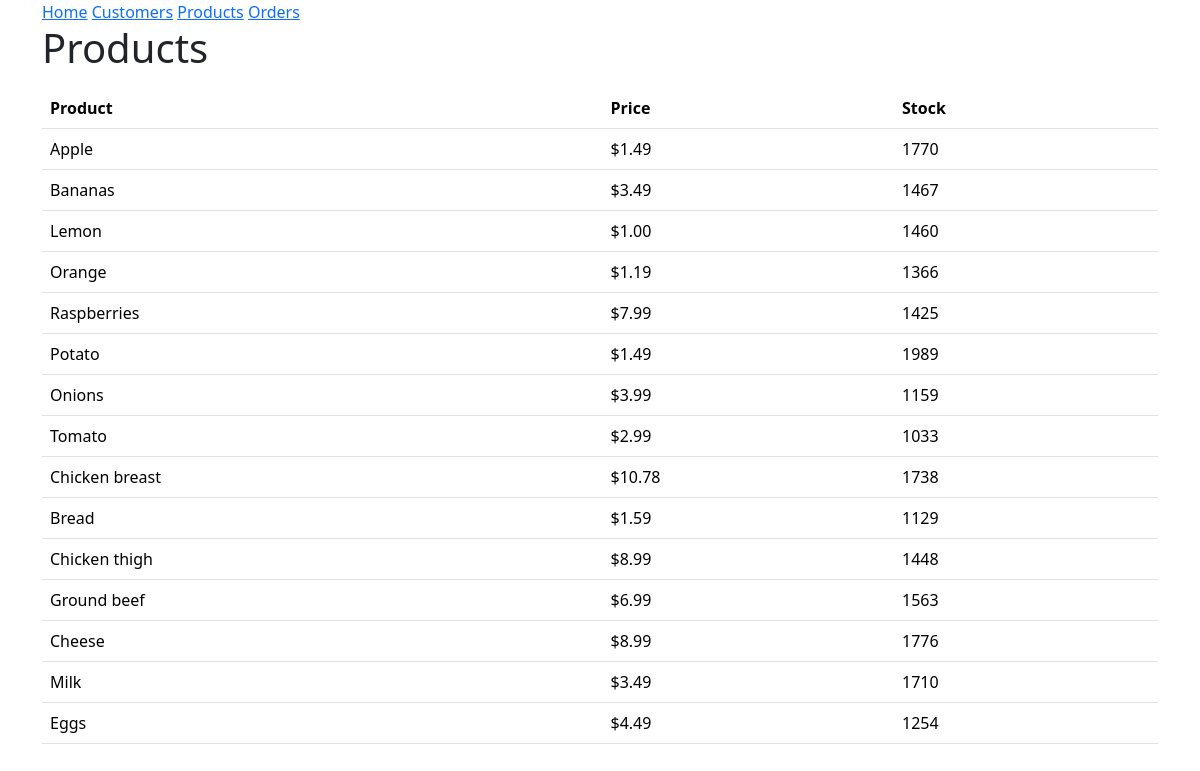
/products, run on an earlier commit of the app's database.
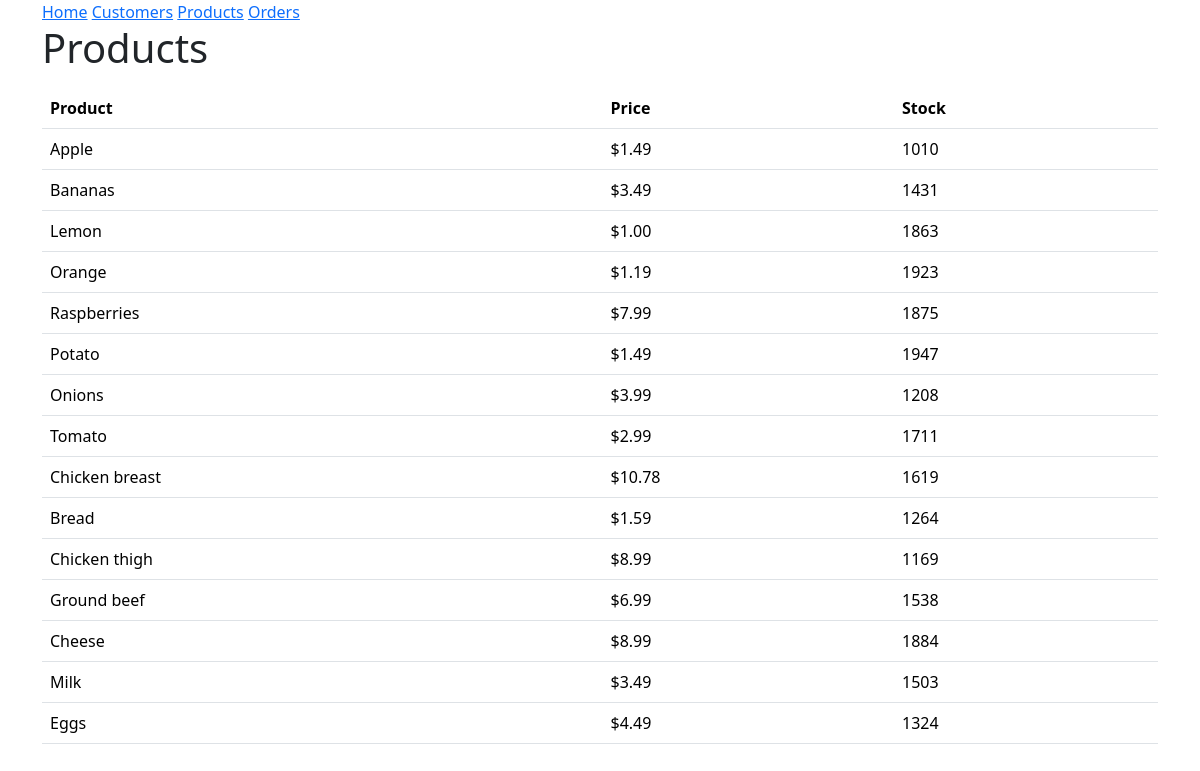
And on a later commit of the database.
### models.py (models this page shows, shortened)
class Product(db.Model):
 id = mapped_column(Integer, primary_key=True)
 product = mapped_column(String(200), nullable=False, unique=True)
 price = mapped_column(Float(200), nullable=False)
 available = mapped_column(Integer, nullable=False, default=True)
 orders = relationship("ProductOrder")

### routes/endpoint.py (the view)
@endpoint.route('/products', methods=['GET'])
def get_products():
    request = db.session.execute(db.select(Product).order_by(Product.id))
    products = []
    for i in request.scalars():
        u = {
            "id": i.id,
            "product": i.product.capitalize(),
            "price": format(i.price, '.2f'),
            "available": i.available
        }
        products.append(u)
    return render_template("products.html", products=products)

### templates/products.html (shortened to what this page needs)
{% extends "base.html" %}
{% block content %}
<h1>Products</h1>
<table class="table">
    <thead class="thead-dark">
    <th>Product</th>
    <th>Price</th>
    <th>Stock</th>
{% for product in products %}
<p>
    <tr>
    <td>{{ product.product }}</td>
    <td>${{ product.price }}</td>
    <td>{{ product.available }}</td>
    </tr>
</p>
{% endfor %}
</table>
{% endblock %}

### templates/base.html (shortened to what this page needs)
<!doctype html>
<html lang="en">
    <head>
        <link rel="stylesheet" href="{{ url_for('static', filename='style.css') }}">
        <link href="https://cdn.jsdelivr.net/npm/bootstrap@5.3.3/dist/css/bootstrap.min.css" rel="stylesheet">
    </head>
    <body>
        <div class="container">
        <nav>
            <a href="{{ url_for('pages.homepage') }}">Home</a>
            <a href="{{ url_for('pages.get_customers') }}">Customers</a>
            <a href="{{ url_for('pages.get_products') }}">Products</a>
            <a href="{{ url_for('pages.get_orders') }}">Orders</a>
        </nav>
        {% block content %}
        {% endblock %}
        </div>
    </body>
</html>

What changed in the data, as far as the page shows it:
changed Product "Apple": available "1770" → "1010"
changed Product "Bananas": available "1467" → "1431"
changed Product "Lemon": available "1460" → "1863"
changed Product "Orange": available "1366" → "1923"
changed Product "Raspberries": available "1425" → "1875"
changed Product "Potato": available "1989" → "1947"
changed Product "Onions": available "1159" → "1208"
changed Product "Tomato": available "1033" → "1711"
changed Product "Chicken breast": available "1738" → "1619"
changed Product "Bread": available "1129" → "1264"
changed Product "Chicken thigh": available "1448" → "1169"
changed Product "Ground beef": available "1563" → "1538"
changed Product "Cheese": available "1776" → "1884"
changed Product "Milk": available "1710" → "1503"
changed Product "Eggs": available "1254" → "1324"
